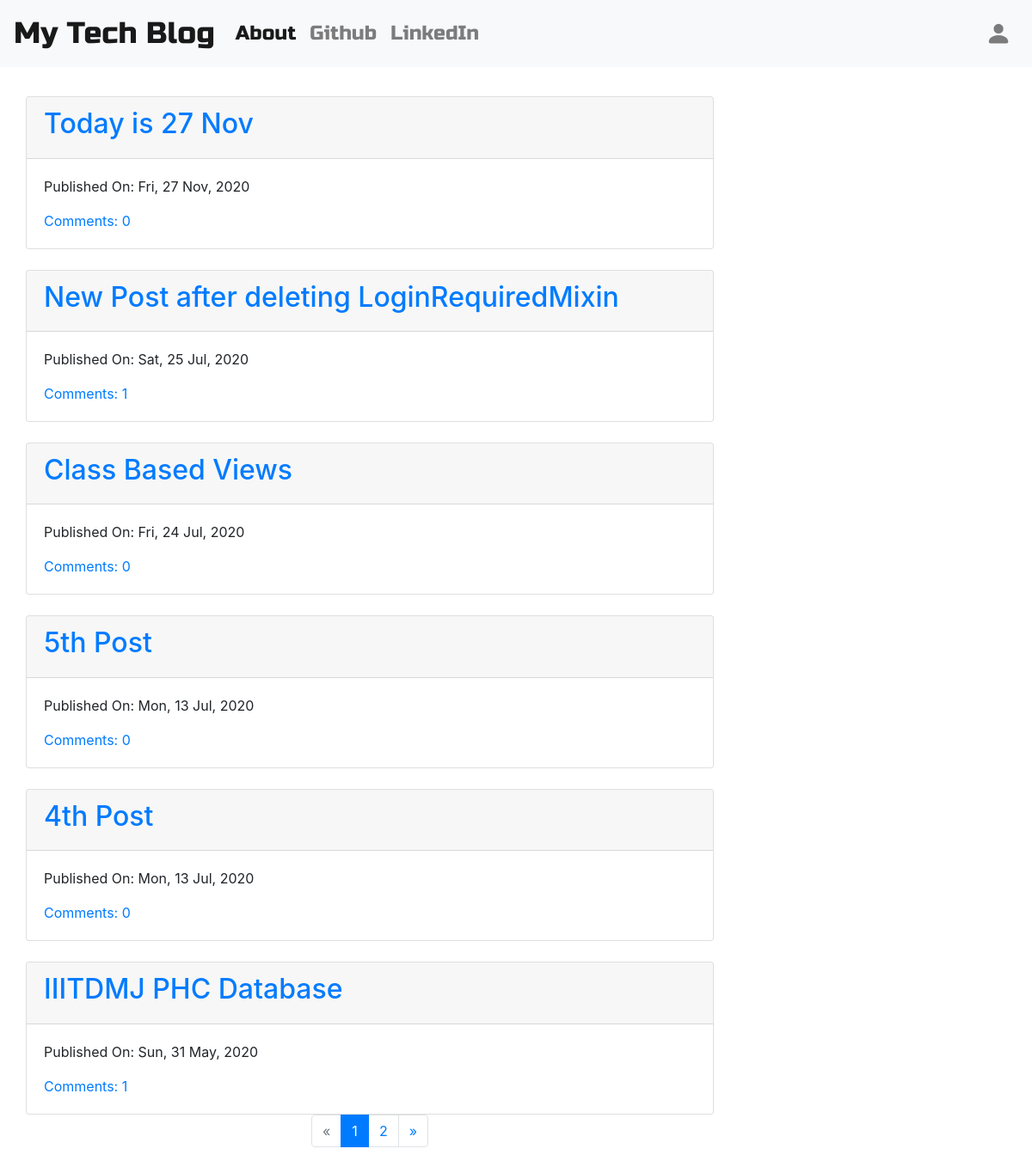
The page / on the database its author committed.
### blog/models.py (models this page shows, shortened)
class Post(models.Model):
    author = models.ForeignKey('auth.User', on_delete=models.CASCADE)
    title = models.CharField(max_length=200)
    text = models.TextField()
    created_date = models.DateTimeField(default=timezone.now)
    published_date = models.DateTimeField(blank=True, null=True)
    def approve_comments(self):
        return self.comments.filter(approved_comment=True)

### blog/views.py (the view)
# urls.py: path('', views.PostListView.as_view(), name='post_list'),
class PostListView(ListView):
    paginate_by = 6
    model = Post
    def get_queryset(self):
        return Post.objects.filter(published_date__lte=timezone.now()).order_by('-published_date')

### blog/templates/blog/post_list.html
{% extends 'blog/base.html' %}}
{% block content %}
    {% for post in post_list %}
        <div class="card mt-4" style="width: 50rem;">
        	<div class="card-header"><h2><a href="{% url 'post_detail' pk=post.pk %}">{{ post.title }}</a></h2></div>
        	<div class="card-body">
	            <div class="date">
	                <p>Published On: {{ post.published_date|date:"D, d M, Y" }}</p>
	            </div>
	            <a href="{% url 'post_detail' pk=post.pk %}" class="comment">Comments: {{post.approve_comments.count}}</a>
        	</div>
        </div>
	{% endfor %}
<nav aria-label="Page navigation example">
    {% if is_paginated %}
      <ul class="pagination justify-content-center">
        {% if page_obj.has_previous %}
          <li class="page-item"><a class="page-link" href="?page={{ page_obj.previous_page_number }}">&laquo;</a></li>
        {% else %}
          <li class="page-item disabled"><a class="page-link">&laquo;</a></li>
        {% endif %}
        {% for i in paginator.page_range %}
          {% if page_obj.number == i %}
            <li class="page-item active"><a class="page-link">{{ i }} <span class="sr-only">(current)</span></a></li>
          {% else %}
            <li class="page-item"><a class="page-link" href="?page={{ i }}">{{ i }}</a></li>
          {% endif %}
        {% endfor %}
        {% if page_obj.has_next %}
          <li class="page-item"><a class="page-link" href="?page={{ page_obj.next_page_number }}">&raquo;</a></li>
        {% else %}
          <li class="page-item disabled"><a class="page-link">&raquo;</a></li>
        {% endif %}
      </ul>
    {% endif %}
</nav>
{% endblock %}

### blog/templates/blog/base.html (shortened to what this page needs)
<!DOCTYPE html>
{% load staticfiles %}
<html lang="en">
<head>
<link rel="stylesheet" href="https://stackpath.bootstrapcdn.com/bootstrap/4.5.0/css/bootstrap.min.css">
    <link rel="stylesheet" href="//cdn.jsdelivr.net/npm/medium-editor@latest/dist/css/medium-editor.min.css" type="text/css" media="screen" charset="utf-8">
    <link rel="stylesheet" href="{% static 'css/blog.css' %}">
</head>
<body class="loader">
<nav class="navbar navbar-expand-lg navbar-light bg-light techfont">
  <a class="navbar-brand" href="{% url 'post_list' %}">My Tech Blog</a>
  <div class="collapse navbar-collapse" id="navbarNav">
    <ul class="navbar-nav">
      <li class="nav-item active">
        <a class="nav-link" href="{% url 'about'%}">About <span class="sr-only">(current)</span></a>
      </li>
      <li class="nav-item">
        <a class="nav-link" href="https://www.github.com">Github</a>
      </li>
      <li class="nav-item">
        <a class="nav-link" href="https://www.linkedin.com">LinkedIn</a>
      </li>
    </ul>
      <ul class="navbar-nav ml-auto">
          {% if user.is_authenticated %}
        <li class="nav-item">
          <a class="nav-link" href="{% url 'post_new' %}" >New Post</a>
        </li>
        <li class="nav-item">
          <a class="nav-link" href="{% url 'post_draft_list' %}">Drafts</a>
        </li>
        <li class="nav-item">
          <a class="nav-link" href="{% url 'logout' %}" >Logout</a>
        </li>
        <li class="nav-item">
          <a class="nav-link">Welcome: {{ user.username }}</a>
        </li>
          {% else %}
          <li class="nav-item"><a class="nav-link" href="{% url 'login' %}" ><svg class="bi bi-person-fill" width="1.3em" height="1.3em" viewBox="0 0 16 16" fill="currentColor" xmlns="http://www.w3.org/2000/svg">
  <path fill-rule="evenodd" d="M3 14s-1 0-1-1 1-4 6-4 6 3 6 4-1 1-1 1H3zm5-6a3 3 0 1 0 0-6 3 3 0 0 0 0 6z"/>
</svg></a></li>
        {% endif %}
      </ul>
  </div>
</nav>
<div class="content container">
    <div class="row">
            <div class="blog_posts">
                {% block content %}
                    {% endblock %}
            </div>
    </div>
</div>
</body>
</html>

### blog/static/css/blog.css (style rules this page uses)
.techfont { font-family: 'Russo One', sans-serif; font-size: 1.45em; margin-bottom: 10px; }
.navbar-brand { font-size: 1.5em; }
.loader { filter:hue-rotate(0deg); color: linear-gradient(45deg,#0f8,#08f); animation:hue 5000ms infinite linear; }

### rows shown on the page
Post: title "Today is 27 Nov", published_date "Fri, 27 Nov, 2020", approve_comments.count "0"
Post: title "New Post after deleting LoginRequiredMixin", published_date "Sat, 25 Jul, 2020", approve_comments.count "1"
Post: title "Class Based Views", published_date "Fri, 24 Jul, 2020", approve_comments.count "0"
Post: title "5th Post", published_date "Mon, 13 Jul, 2020", approve_comments.count "0"
Post: title "4th Post", published_date "Mon, 13 Jul, 2020", approve_comments.count "0"
Post: title "IIITDMJ PHC Database", published_date "Sun, 31 May, 2020", approve_comments.count "1"

### other values the page prints
{{ i }} "1"
{{ i }} "2"
